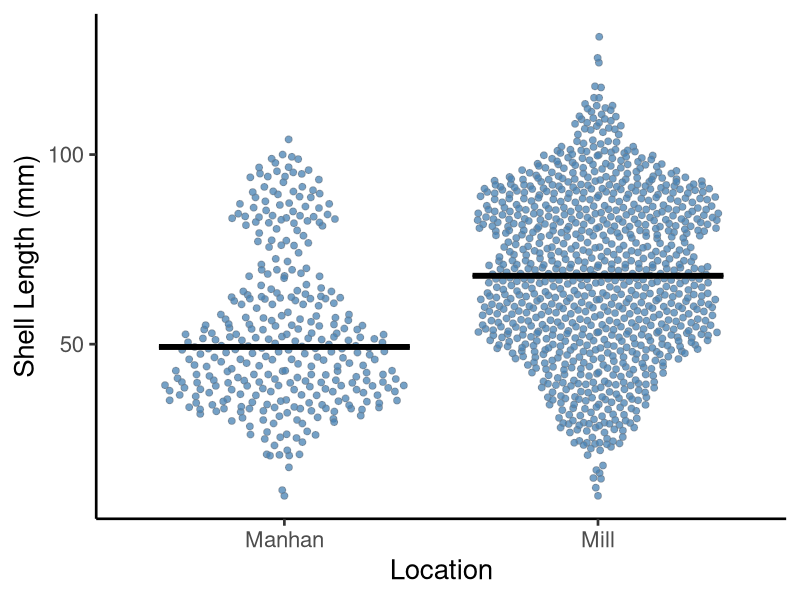

R code for this plot:
# load the necessary packages
library(ggplot2) # for graphing
library(ggbeeswarm) # for jittering the data

# import the data
mussels <- read.csv("data/mussels.csv")

# simple graph with jittered points
ggplot(                          # ggplot function makes the plot
  data=mussels,                  # give the name of the data to use here
  aes(x=location, y=length)) +   # aes = aesthetics, define x and y variables here
  geom_quasirandom(              # jitters the points to show the distribution
    shape=21,                    # sets the shape of the points
    size=2,                      # changes the point size 
    alpha=0.75,                  # makes the points 75% transparent 
    color = "slategrey",         # changes the color (outline) 
    fill = "steelblue") +        # changes the point fill 
  stat_summary(                  # adds a statistical summary of the data
    fun = median,                # fun, fun.min, fun.max used to add the median
    fun.min = median, 
    fun.max = median, 
    geom = "crossbar",           # sets the shape of the median to a crossbar
    width = 0.8,                 # width of the median
    size = 0.8,                  # size (thickness) of the median
    color = "black") +           # color of the median
  ylab("Shell Length (mm)") +    # adds a custom label for the y-axis
  xlab("Location") +             # adds a custom label for the x-axis
  theme_classic(base_size=20)    # uses theme to format (removes gray background)
                                 # base_size=20 sets the font size to 20pts
